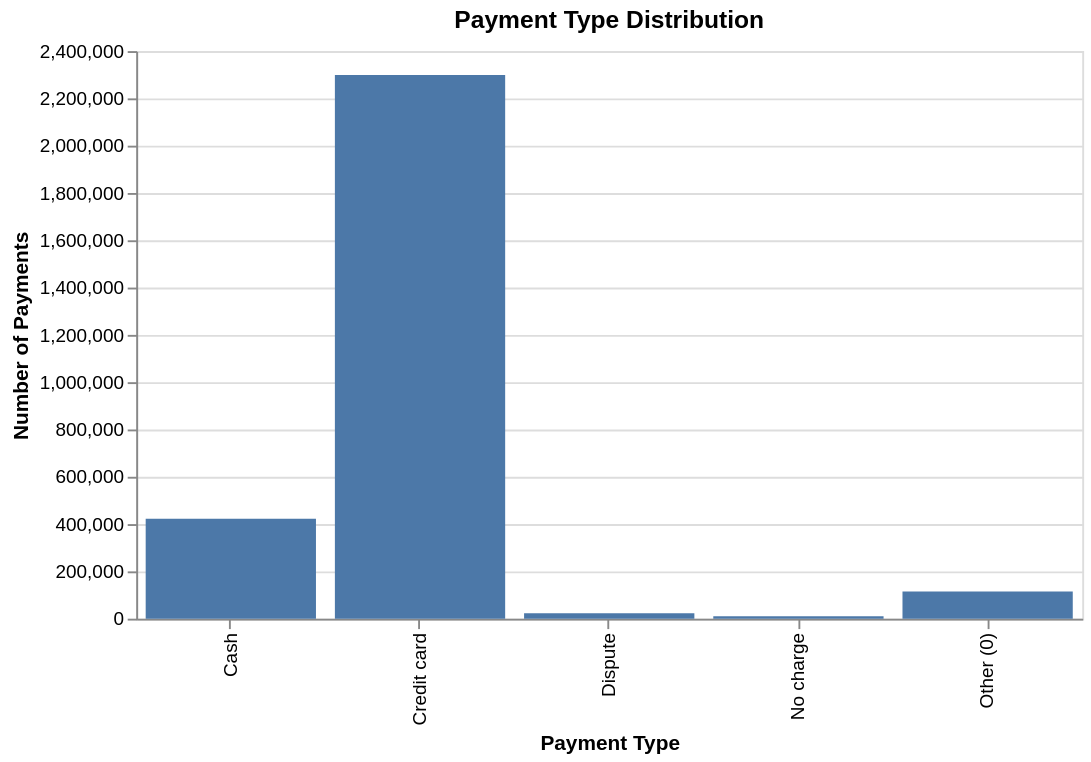

This figure's notebook cell:
### Markdown cell above
Interpretation: By trial and error, it was discovered that most trips are between 0 to 50 miles. Trip distance exhibits strong positive skew, with the vast majority of trips occurring between 0.5 and 5 miles, and a long tail extending toward longer distances.

### Code cell
df3 = result3.pl().with_columns(
    pl.col("NUMOFPAYMENTS").cast(pl.Int64),
    pl.col("PERCENTAGE").cast(pl.Float64),
)

mapping = {
    1: "Credit card",
    2: "Cash",
    3: "No charge",
    4: "Dispute",
    5: "Unknown",
    6: "Voided",
}

df3 = df3.with_columns(
    pl.col("payment_type")
      .cast(pl.Int64)
      .map_elements(lambda x: mapping.get(x, f"Other ({x})"), return_dtype=pl.Utf8)
      .alias("payment_name")
)

chart = alt.Chart(df3).mark_bar().encode(
    x=alt.X("payment_name:N", title="Payment Type"),
    y=alt.Y("NUMOFPAYMENTS:Q", title="Number of Payments"),
    tooltip=["payment_name:N", "NUMOFPAYMENTS:Q", alt.Tooltip("PERCENTAGE:Q", format=".5f")]
).properties(title="Payment Type Distribution",
            width = 500)

chart

### Figure 1 — Vega-Lite specification as saved in the notebook (floating-point values rounded to 4 significant figures)
{"config": {"view": {"continuousWidth": 300, "continuousHeight": 300}}, "data": {"name": "data-88e3b18251c2d7f337ff5b32db010a2c"}, "mark": {"type": "bar"}, "encoding": {"tooltip": [{"field": "payment_name", "type": "nominal"}, {"field": "NUMOFPAYMENTS", "type": "quantitative"}, {"field": "PERCENTAGE", "format": ".5f", "type": "quantitative"}], "x": {"field": "payment_name", "title": "Payment Type", "type": "nominal"}, "y": {"field": "NUMOFPAYMENTS", "title": "Number of Payments", "type": "quantitative"}}, "title": "Payment Type Distribution", "width": 500, "$schema": "https://vega.github.io/schema/vega-lite/v6.1.0.json", "datasets": {"data-88e3b18251c2d7f337ff5b32db010a2c": [{"payment_type": 0, "NUMOFPAYMENTS": 115195, "PERCENTAGE": 4.014, "payment_name": "Other (0)"}, {"payment_type": 2, "NUMOFPAYMENTS": 422713, "PERCENTAGE": 14.73, "payment_name": "Cash"}, {"payment_type": 1, "NUMOFPAYMENTS": 2298347, "PERCENTAGE": 80.09, "payment_name": "Credit card"}, {"payment_type": 4, "NUMOFPAYMENTS": 22756, "PERCENTAGE": 0.793, "payment_name": "Dispute"}, {"payment_type": 3, "NUMOFPAYMENTS": 10561, "PERCENTAGE": 0.368, "payment_name": "No charge"}]}}
